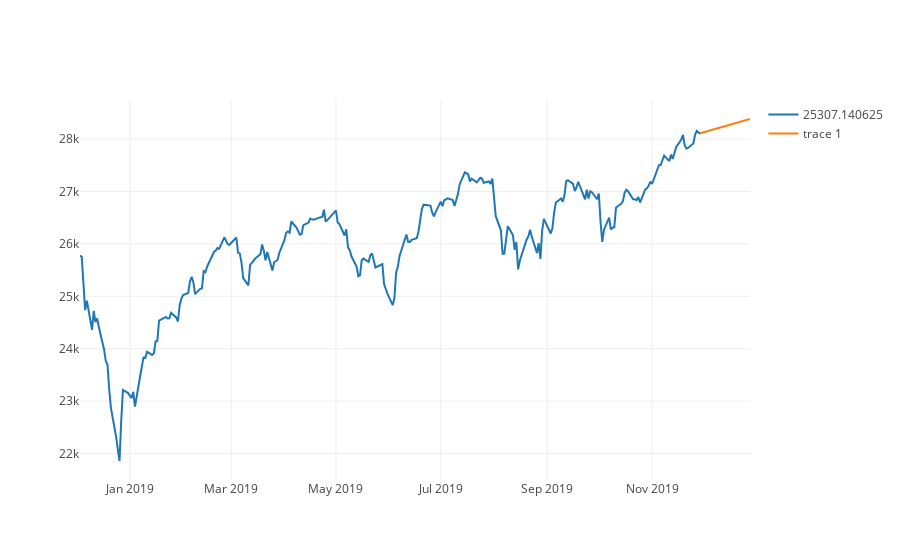

Notebook code for this chart:
### Code cell
plot_multiple_ts(ts, pd.Series(forecast[0], index=prediction_index))

### Figure 1 — Plotly figure (JSON) as saved in the notebook; plotly's stock layout.template omitted (floating-point values rounded to 4 significant figures; data arrays with more than 128 entries replaced by an {"elided": "..."} marker saying what was removed)
{"data": [{"name": "25307.140625", "type": "scatter", "uid": "e3bdf381-58c8-4112-ac76-8f28f52e30c9", "x": {"elided": "250 str values"}, "y": {"elided": "250 float values"}}, {"type": "scatter", "uid": "99eeb8b2-ab63-494e-ac24-a21108abe421", "x": ["2019-11-29", "2019-11-30", "2019-12-01", "2019-12-02", "2019-12-03", "2019-12-04", "2019-12-05", "2019-12-06", "2019-12-07", "2019-12-08", "2019-12-09", "2019-12-10", "2019-12-11", "2019-12-12", "2019-12-13", "2019-12-14", "2019-12-15", "2019-12-16", "2019-12-17", "2019-12-18", "2019-12-19", "2019-12-20", "2019-12-21", "2019-12-22", "2019-12-23", "2019-12-24", "2019-12-25", "2019-12-26", "2019-12-27", "2019-12-28"], "y": [28110.0, 28120.0, 28130.0, 28140.0, 28150.0, 28160.0, 28170.0, 28180.0, 28190.0, 28200.0, 28210.0, 28220.0, 28220.0, 28230.0, 28240.0, 28250.0, 28260.0, 28270.0, 28280.0, 28290.0, 28300.0, 28310.0, 28320.0, 28330.0, 28340.0, 28350.0, 28360.0, 28360.0, 28370.0, 28380.0]}], "layout": {}}
